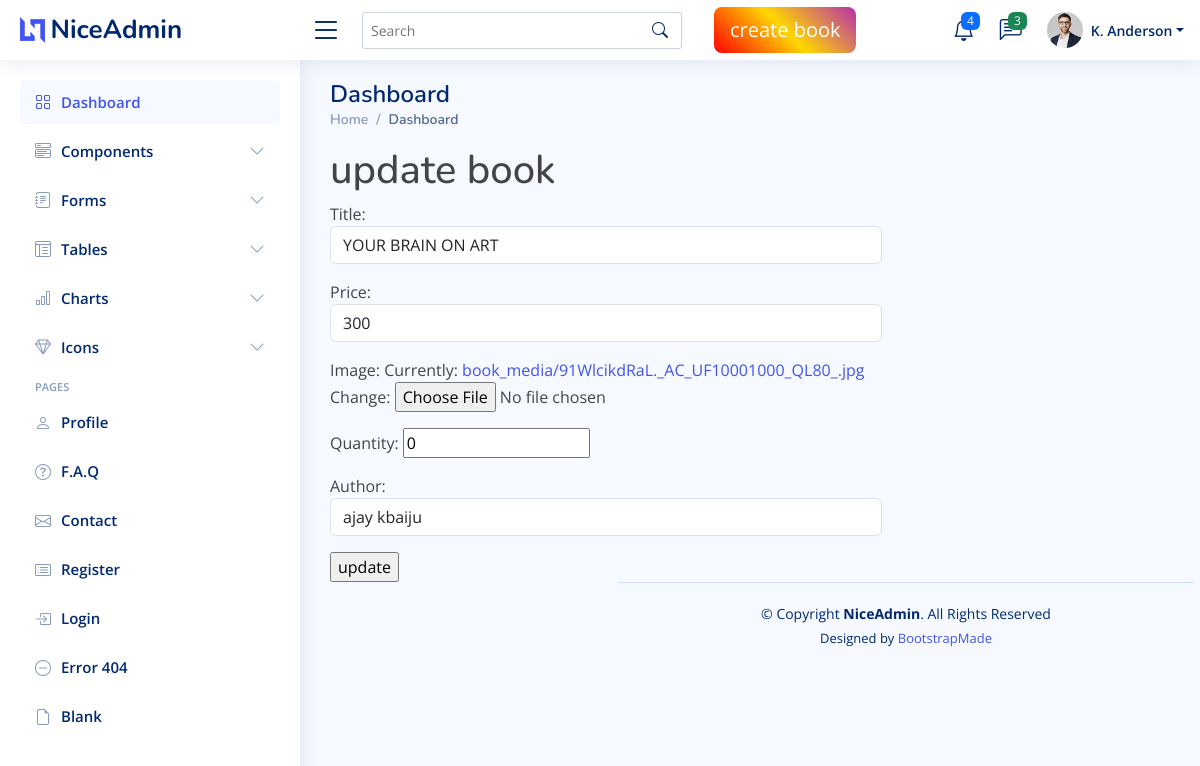
The page /update/3/ on the database its author committed.
### my_app/models.py (models this page shows, shortened)
class Book(models.Model):
    title=models.CharField(max_length=200)
    author=models.CharField(max_length=200)
    price=models.IntegerField()
    image=models.ImageField(upload_to='book_media')
    quantity=models.IntegerField()
    author=models.ForeignKey(Author2,on_delete=models.CASCADE)

### my_app/views.py (the view)
# urls.py: path("update/<int:book_id>/",views.updateview,name='update'),
def updateview(request,book_id):
     book=Book.objects.get(id=book_id)
     if request.method=="POST":
          form=BookForm(request.POST,request.FILES,instance=book)
          if form.is_valid():
               form.save()
               return redirect('/')
     else:
          form=BookForm(instance=book)
     return render(request,'updateview.html',{'form':form})

### my_app/forms.py
class BookForm(forms.ModelForm):
        class Meta:
            model=Book
            fields='__all__'
            widgets = {
        'title': forms.TextInput(attrs={'class': 'form-control', 'placeholder': 'Enter book title'}),
        'author': forms.Select(attrs={'class': 'form-control', 'placeholder': 'Enter book author'}),
        'price': forms.NumberInput(attrs={'class': 'form-control', 'placeholder': 'Enter book price'}),
    }

### my_app/models.py (called while the page is built)
    def __str__(self):
        return '{}'.format(self.name)

### my_app/templates/updateview.html (shortened to what this page needs)
{% extends 'base.html' %}
{% load static %}
{% block content %}
    <h1>update book</h1>
    <form action="" method="post" enctype="multipart/form-data">
    {{form.as_p}}
    <input type="submit" value="update">
    </form>
    <br>
    <br>
</body>
{% endblock %}

### static/assets/css/style.css (style rules this page uses)
:root { scroll-behavior: smooth; }
body { font-family: "Open Sans", sans-serif; background: #f6f9ff; color: #444444; }
h1, h2, h3, h4, h5, h6 { font-family: "Nunito", sans-serif; }

### rows shown on the page
Book: title "YOUR BRAIN ON ART", price "300", quantity "0", author "ajay kbaiju"
